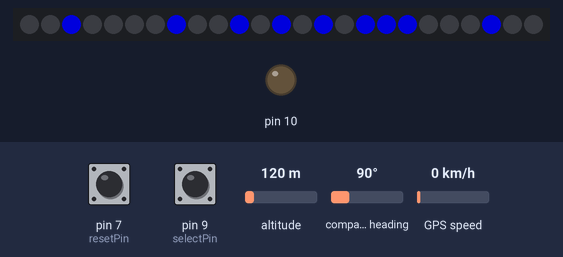
A sketch run on a simulated Arduino Uno, built with avr-gcc and run on an emulated ATmega328P. On the bench: 25 RGB LEDs in strip order, left to right, output pins drawn as LEDs (lit = HIGH). Inputs (shaded band) come from the test bench; at power-on: pin 7 (resetPin) LOW, pin 9 (selectPin) LOW, altitude 120 m, compass heading 90°, GPS speed 0 km/h. Dim RGB values are drawn brighter than linear; the GPS gets a fix after 3 s at 37.7749, -122.4194 with 8 satellites; what the sketch prints to the serial monitor is not drawn.

Above: at 0.1 s.
At 0.6 s:
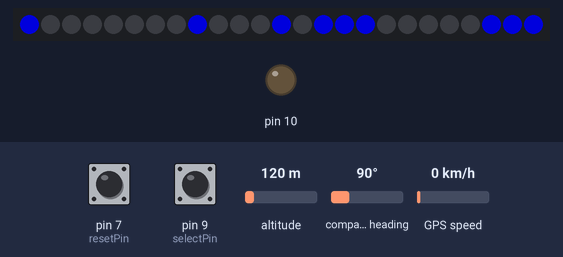
At 1.1 s:
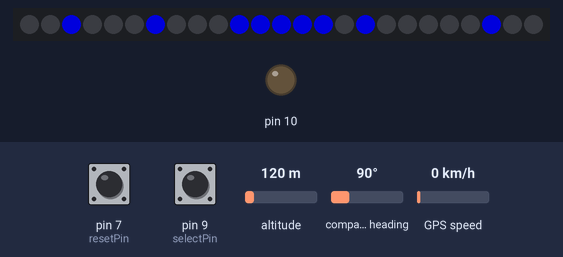
At 2.1 s:
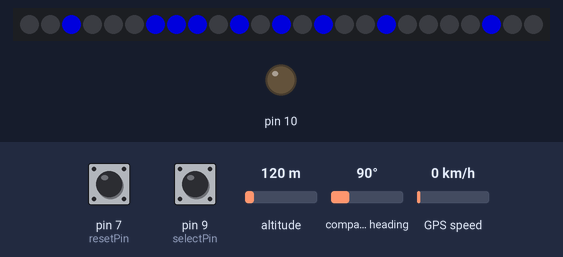
At 3.1 s:
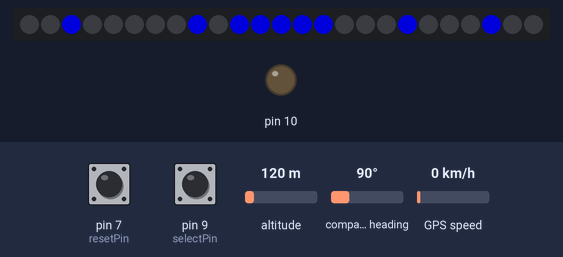
At 4.6 s:
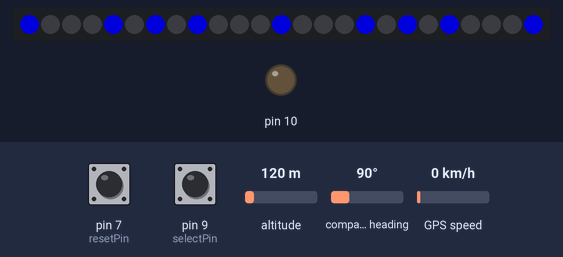

Measured:
- what the display in image 0 shows lasts 0.5 s, from 0.1 s to 0.6 s

The sketch:

Starter_codeBackup.ino
```cpp
#include <Bounce2.h>

#include <TinyGPS++.h>
#include <Adafruit_NeoPixel.h>
#include <SoftwareSerial.h>

// How many NeoPixels are attached to the Arduino?
#define NUMPIXELS      25

#define NEOPIN 6 // The control pin for the neopixels
#define selectPin 9
#define resetPin 7
// Choose two Arduino pins to use for software serial
// The GPS Shield uses D2 and D3 by default when in DLINE mode
int RXPin = 2;
int TXPin = 3;

const double EIFFEL_TOWER_LAT = 48.85826;
const double EIFFEL_TOWER_LNG = 2.294516;
const int TREASURE = 1;
const int EXER = 2;
const int OPTIONS = 3;

// The Skytaq EM-506 GPS module included in the GPS Shield Kit
// uses 4800 baud by default
int GPSBaud = 4800;

// Create a TinyGPS++ object called "gps"
TinyGPSPlus gps;

SoftwareSerial gpsSerial(RXPin, TXPin);

Adafruit_NeoPixel pixels = Adafruit_NeoPixel(NUMPIXELS, NEOPIN, NEO_GRB + NEO_KHZ800);

double destLat;
double destLng;
int brightness = 150;
int curMenu = 0; // the current menu value
int curMode = 0; //0 is menu
int potTwist; //the twist of the potentiometer for selecting things.

Bounce selectButton;
Bounce resetButton;

/* 0 is top menu,
1 is Treasure Hunt,
2 is Exercise tracker,
3 is Options, and -1 means the game is running.
*/


void setup()
{
  pinMode(A0,INPUT);
  selectButton = Bounce();
  pinMode(5,INPUT);
  selectButton.attach(selectPin);
  selectButton.interval(10);

  resetButton = Bounce();
  resetButton.attach(resetPin);
  resetButton.interval(10);
  pinMode(6,INPUT);
  pinMode(10,OUTPUT);

   // Start the Arduino hardware serial port at 9600 baud
  Serial.begin(9600);

  // Start the software serial port at the GPS's default baud
  gpsSerial.begin(GPSBaud);

  Serial.println(F("DeviceExample.ino"));
  Serial.println(F("A simple demonstration of TinyGPS++ with an attached GPS module"));
  Serial.print(F("Testing TinyGPS++ library v. ")); Serial.println(TinyGPSPlus::libraryVersion());
  Serial.println(F("by Mikal Hart"));
  Serial.println();

  destLat = 48.85826;
  destLng = 2.294516;
  pixels.begin();
  for(int i = 0; i < 10;i++)
  {
   showArrow(i,pixels.Color(0,0,150));
  pixels.show();
  delay(500);
 pixels.clear();
  }

  pixels.clear();
}

void loop()
{
    // This sketch displays information every time a new sentence is correctly encoded.
   while (gpsSerial.available() > 0)
    if (gps.encode(gpsSerial.read())){
      displayInfo();
      Serial.println(gps.satellites.value());
    }
    /*
    if(gps.satellites.value() == 0)
      showX(pixels.Color(brightness,0,0));
    else
    {
      if(curMenu > 0)
      checkMenu();
      else{
      run();
      }
      updateBrightness();

  }
  */

   Serial.println(gps.satellites.value());


  // If 5000 milliseconds pass and there are no characters coming in
  // over the software serial port, show a "No GPS detected" error
  if (millis() > 5000 && gps.charsProcessed() < 10)
  {
    Serial.println(F("No GPS detected"));
    while(true);
  }
}

boolean pressedReset()
{
 return resetButton.fell();
}

boolean pressedSelect()
{
 return selectButton.fell();
}

void run()
{
 showDirection();
 pixels.show();
 //if(atDest())
// endMode();
}

boolean atDest()
{
 return (abs(gps.location.lat() - destLat) < 0.001) && (abs(gps.location.lng() - destLng) < 0.001);
}

void updateValues()
{
  potTwist = analogRead(A0);
  selectButton.update();
  resetButton.update();
}

/*void endMode()
{
 switch (curMode){
  case 1 : endTreasure(); break;
  case 2 : endExercise(); break;
 }
}
*/

/*
void endTreasure()
{
  String s = (startTime-gps.time.value()).toString();
}
*/

void checkMenu()
{
   int temp = round((potTwist+1)/(1024/4));
   Serial.println(curMenu);
   if(pressedSelect()){
     selectMenu(temp+curMenu);
   }else if(pressedReset())
    reset();
}

void selectMenu(int selection)
{
 // curMenu = curMenu + (4 * selection) + 1;

 switch (selection){
  case 0 : curMenu = TREASURE; break;// sets the current menu to the value of treasure hunt
  case 1 : curMenu = EXER; break;
  case 2 : curMenu = OPTIONS; break;
  case 3 : curMenu = 4; break;
  //case 4 : startTreasure(); break;
  default : Serial.println("Error"); break;
 }
}
/*
void startTreasure()
{
 //u32_int startTime = gps.time.value();
 curMenu = -1;
 int r = random(0,4);
 destLat = hardLat[r];
 destLng = hardLng[r];
}
*/

void reset()
{
 curMenu = 0; //sets the menu back to the top level menu
}

void updateBrightness()
{
  int time = gps.time.hour();
 if(time >= 18 || time <= 6)
  brightness = 200;
   else
  brightness = 100;
}

//h is the current heading
void showDirection()
{
  showArrow(getDirection(), pixels.Color(0,brightness,0));
}

// 0 = forward
// 1 = forward right
// 2 = right
// 3 = down right
// 4 = down
// 5 = down left
// 6 = left
// 7 = up left
void showArrow(int dir, uint32_t c)
{
 // Serial.println(dir);
  switch (dir) {
  case 0 : up(c); break;
  case 1 : upRight(c); break;
  case 2 : right(c); break;
  case 3 : downRight(c); break;
  case 4 : down(c); break;
  case 5 : downLeft(c); break;
  case 6 : left(c); break;
  case 7 : upLeft(c); break;
  case 8 : up(c); break;
  default : showX(c); break;
  }
}

//h is current heading
int getDirection()
{
  int h = getHeading();
  if(h == 8)
    h = 0;

  int temp = h - headingToDest();
  if(temp <= 0)
  {
   return abs(temp);
  }else
  return abs(temp - 8);
}

/**
returns a numerical destination
0 or 8 -> N
1 -> NE
2 -> E
3 -> SE
4 -> S
5 -> SW
6 -> W
7 -> NW
*/
int getHeading()
{
 double temp = gps.course.deg();
  return round(temp/ 45);

}

int headingToDest()
{
 double heading = gps.courseTo(
    gps.location.lat(),
    gps.location.lng(),
    destLat,
    destLng);
   return round(heading/45);
}


void up(uint32_t color){
 pixels.setPixelColor(2,color);
 pixels.setPixelColor(7,color);
 pixels.setPixelColor(12,color);
 pixels.setPixelColor(17,color);
 pixels.setPixelColor(22,color);

 pixels.setPixelColor(16,color);
 pixels.setPixelColor(18,color);
 pixels.setPixelColor(10,color);
 pixels.setPixelColor(14,color);
}

void down(uint32_t color)
{
 pixels.setPixelColor(2,color);
 pixels.setPixelColor(7,color);
 pixels.setPixelColor(12,color);
 pixels.setPixelColor(17,color);
 pixels.setPixelColor(22,color);

 pixels.setPixelColor(6,color);
 pixels.setPixelColor(8,color);
 pixels.setPixelColor(10,color);
 pixels.setPixelColor(14,color);
}

void left(uint32_t color){
  pixels.setPixelColor(10,color);
  pixels.setPixelColor(11,color);
  pixels.setPixelColor(12,color);
  pixels.setPixelColor(13,color);
  pixels.setPixelColor(14,color);

  pixels.setPixelColor(8,color);
  pixels.setPixelColor(18,color);
  pixels.setPixelColor(2,color);
  pixels.setPixelColor(22,color);
}

void right(uint32_t color)
{
  pixels.setPixelColor(10,color);
  pixels.setPixelColor(11,color);
  pixels.setPixelColor(12,color);
  pixels.setPixelColor(13,color);
  pixels.setPixelColor(14,color);

  pixels.setPixelColor(6,color);
  pixels.setPixelColor(16,color);
  pixels.setPixelColor(2,color);
  pixels.setPixelColor(22,color);
}

void upRight(uint32_t color)
{
 pixels.setPixelColor(0,color);
 pixels.setPixelColor(8,color);
 pixels.setPixelColor(12,color);
 pixels.setPixelColor(16,color);
 pixels.setPixelColor(24,color);

 pixels.setPixelColor(23,color);
 pixels.setPixelColor(15,color);
 pixels.setPixelColor(22,color);
 pixels.setPixelColor(14,color);
}

void upLeft(uint32_t color)
{
 pixels.setPixelColor(4,color);
 pixels.setPixelColor(6,color);
 pixels.setPixelColor(12,color);
 pixels.setPixelColor(18,color);
 pixels.setPixelColor(20,color);

 pixels.setPixelColor(21,color);
 pixels.setPixelColor(19,color);
 pixels.setPixelColor(22,color);
 pixels.setPixelColor(10,color);
}

void downLeft(uint32_t color)
{
 pixels.setPixelColor(0,color);
 pixels.setPixelColor(8,color);
 pixels.setPixelColor(12,color);
 pixels.setPixelColor(16,color);
 pixels.setPixelColor(24,color);

 pixels.setPixelColor(9,color);
 pixels.setPixelColor(1,color);
 pixels.setPixelColor(10,color);
 pixels.setPixelColor(2,color);
}

void downRight(uint32_t color)
{
 pixels.setPixelColor(4,color);
 pixels.setPixelColor(6,color);
 pixels.setPixelColor(12,color);
 pixels.setPixelColor(18,color);
 pixels.setPixelColor(20,color);

 pixels.setPixelColor(3,color);
 pixels.setPixelColor(5,color);
 pixels.setPixelColor(14,color);
 pixels.setPixelColor(2,color);
}

void showX(uint32_t color)
{
 pixels.setPixelColor(0,color);
 pixels.setPixelColor(8,color);
 pixels.setPixelColor(18,color);
 pixels.setPixelColor(24,color);

 pixels.setPixelColor(4,color);
 pixels.setPixelColor(6,color);
 pixels.setPixelColor(12,color);
 pixels.setPixelColor(16,color);
 pixels.setPixelColor(20,color);
}

void showCross(uint32_t color){
  pixels.setPixelColor(10,color);
  pixels.setPixelColor(11,color);
  pixels.setPixelColor(12,color);
  pixels.setPixelColor(13,color);
  pixels.setPixelColor(14,color);

 pixels.setPixelColor(2,color);
 pixels.setPixelColor(7,color);
 pixels.setPixelColor(17,color);
 pixels.setPixelColor(22,color);
}

void displayInfo()
{
  Serial.print(F("Location: "));
  if (gps.location.isValid())
  {
    Serial.print(gps.location.lat(), 6);
    Serial.print(F(","));
    Serial.print(gps.location.lng(), 6);

    Serial.print(" Current Heading: ");
    Serial.print(getHeading());
    Serial.print(" Heading to dest: ");
    Serial.print(headingToDest());

  }
  else
  {
    Serial.print(F("INVALID"));
  }

  Serial.print(F("  Date/Time: "));
  if (gps.date.isValid())
  {
    Serial.print(gps.date.month());
    Serial.print(F("/"));
    Serial.print(gps.date.day());
    Serial.print(F("/"));
    Serial.print(gps.date.year());
  }
  else
  {
    Serial.print(F("INVALID"));
  }

  Serial.print(F(" "));
  if (gps.time.isValid())
  {
    if (gps.time.hour() < 10) Serial.print(F("0"));
    Serial.print(gps.time.hour());
    Serial.print(F(":"));
    if (gps.time.minute() < 10) Serial.print(F("0"));
    Serial.print(gps.time.minute());
    Serial.print(F(":"));
    if (gps.time.second() < 10) Serial.print(F("0"));
    Serial.print(gps.time.second());
    Serial.print(F("."));
    if (gps.time.centisecond() < 10) Serial.print(F("0"));
    Serial.print(gps.time.centisecond());
  }
  else
  {
    Serial.print(F("INVALID"));
  }

  Serial.println();
}
```
